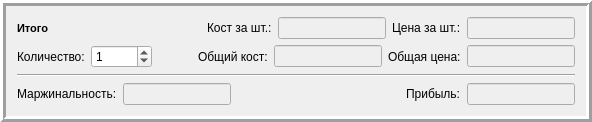
          <widget class="QFrame" name="frame_11">
           <property name="frameShape">
            <enum>QFrame::Box</enum>
           </property>
           <property name="frameShadow">
            <enum>QFrame::Raised</enum>
           </property>
           <property name="lineWidth">
            <number>3</number>
           </property>
           <layout class="QGridLayout" name="gridLayout_9">
            <item row="2" column="0">
             <widget class="Line" name="line">
              <property name="orientation">
               <enum>Qt::Horizontal</enum>
              </property>
             </widget>
            </item>
            <item row="3" column="0">
             <layout class="QHBoxLayout" name="horizontalLayout_37">
              <item>
               <widget class="QLabel" name="label_111">
                <property name="text">
                 <string>Маржинальность:</string>
                </property>
               </widget>
              </item>
              <item>
               <widget class="QLineEdit" name="lineEdit_margin">
                <property name="enabled">
                 <bool>false</bool>
                </property>
                <property name="sizePolicy">
                 <sizepolicy hsizetype="Fixed" vsizetype="Fixed">
                  <horstretch>0</horstretch>
                  <verstretch>0</verstretch>
                 </sizepolicy>
                </property>
               </widget>
              </item>
              <item>
               <spacer name="horizontalSpacer_4">
                <property name="orientation">
                 <enum>Qt::Horizontal</enum>
                </property>
                <property name="sizeHint" stdset="0">
                 <size>
                  <width>40</width>
                  <height>20</height>
                 </size>
                </property>
               </spacer>
              </item>
              <item>
               <widget class="QLabel" name="label_112">
                <property name="text">
                 <string>Прибыль:</string>
                </property>
               </widget>
              </item>
              <item>
               <widget class="QLineEdit" name="lineEdit_profit">
                <property name="enabled">
                 <bool>false</bool>
                </property>
                <property name="sizePolicy">
                 <sizepolicy hsizetype="Fixed" vsizetype="Fixed">
                  <horstretch>0</horstretch>
                  <verstretch>0</verstretch>
                 </sizepolicy>
                </property>
               </widget>
              </item>
             </layout>
            </item>
            <item row="0" column="0">
             <layout class="QHBoxLayout" name="horizontalLayout_36">
              <item>
               <widget class="QLabel" name="label_107">
                <property name="minimumSize">
                 <size>
                  <width>100</width>
                  <height>0</height>
                 </size>
                </property>
                <property name="font">
                 <font>
                  <pointsize>8</pointsize>
                  <weight>75</weight>
                  <bold>true</bold>
                 </font>
                </property>
                <property name="text">
                 <string>Итого</string>
                </property>
               </widget>
              </item>
              <item>
               <spacer name="horizontalSpacer_8">
                <property name="orientation">
                 <enum>Qt::Horizontal</enum>
                </property>
                <property name="sizeHint" stdset="0">
                 <size>
                  <width>40</width>
                  <height>20</height>
                 </size>
                </property>
               </spacer>
              </item>
              <item>
               <widget class="QLabel" name="label_108">
                <property name="text">
                 <string>Кост за шт.:</string>
                </property>
               </widget>
              </item>
              <item>
               <widget class="QLineEdit" name="lineEdit_cost_All">
                <property name="enabled">
                 <bool>false</bool>
                </property>
                <property name="sizePolicy">
                 <sizepolicy hsizetype="Fixed" vsizetype="Fixed">
                  <horstretch>0</horstretch>
                  <verstretch>0</verstretch>
                 </sizepolicy>
                </property>
               </widget>
              </item>
              <item>
               <widget class="QLabel" name="label_109">
                <property name="text">
                 <string>Цена за шт.:</string>
                </property>
               </widget>
              </item>
              <item>
               <widget class="QLineEdit" name="lineEdit_price_All">
                <property name="enabled">
                 <bool>false</bool>
                </property>
                <property name="sizePolicy">
                 <sizepolicy hsizetype="Fixed" vsizetype="Fixed">
                  <horstretch>0</horstretch>
                  <verstretch>0</verstretch>
                 </sizepolicy>
                </property>
               </widget>
              </item>
             </layout>
            </item>
            <item row="1" column="0">
             <layout class="QHBoxLayout" name="horizontalLayout_7">
              <item>
               <widget class="QLabel" name="label_16">
                <property name="text">
                 <string>Количество:</string>
                </property>
               </widget>
              </item>
              <item>
               <widget class="QSpinBox" name="spinBox_quantity">
                <property name="maximum">
                 <number>99999</number>
                </property>
                <property name="value">
                 <number>1</number>
                </property>
               </widget>
              </item>
              <item>
               <spacer name="horizontalSpacer_9">
                <property name="orientation">
                 <enum>Qt::Horizontal</enum>
                </property>
                <property name="sizeHint" stdset="0">
                 <size>
                  <width>40</width>
                  <height>20</height>
                 </size>
                </property>
               </spacer>
              </item>
              <item>
               <widget class="QLabel" name="label_110">
                <property name="text">
                 <string>Общий кост:</string>
                </property>
               </widget>
              </item>
              <item>
               <widget class="QLineEdit" name="lineEdit_cost_Total">
                <property name="enabled">
                 <bool>false</bool>
                </property>
                <property name="sizePolicy">
                 <sizepolicy hsizetype="Fixed" vsizetype="Fixed">
                  <horstretch>0</horstretch>
                  <verstretch>0</verstretch>
                 </sizepolicy>
                </property>
               </widget>
              </item>
              <item>
               <widget class="QLabel" name="label_113">
                <property name="text">
                 <string>Общая цена:</string>
                </property>
               </widget>
              </item>
              <item>
               <widget class="QLineEdit" name="lineEdit_price_Total">
                <property name="enabled">
                 <bool>false</bool>
                </property>
                <property name="sizePolicy">
                 <sizepolicy hsizetype="Fixed" vsizetype="Fixed">
                  <horstretch>0</horstretch>
                  <verstretch>0</verstretch>
                 </sizepolicy>
                </property>
               </widget>
              </item>
             </layout>
            </item>
           </layout>
          </widget>
